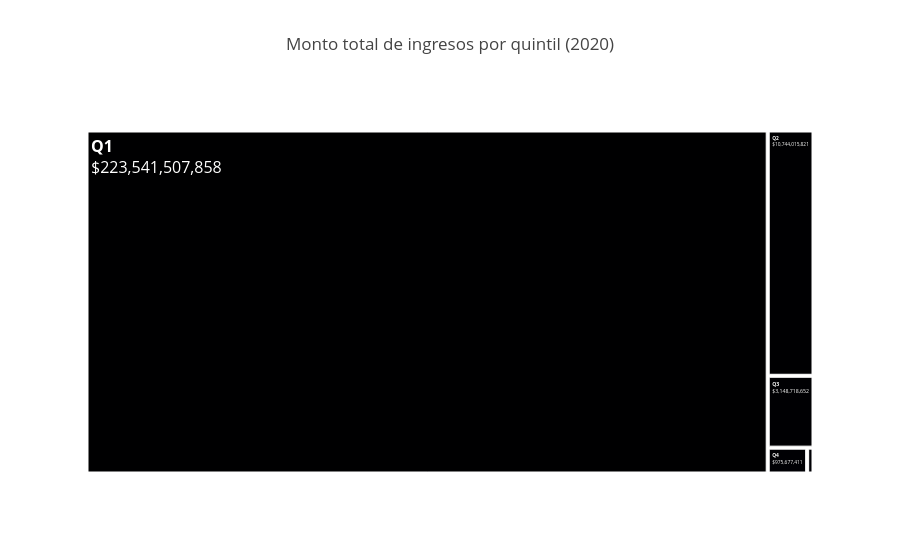

Write notebook code for a chart like this one.
### Code cell
fig1

### Figure 1 — Plotly figure (JSON) as saved in the notebook; plotly's stock layout.template omitted (floating-point values rounded to 4 significant figures)
{"data": [{"branchvalues": "total", "customdata": [["Q1"], ["Q2"], ["Q3"], ["Q4"], ["Q5"]], "domain": {"x": [0, 1], "y": [0, 1]}, "hovertemplate": "labels=%{label}<br>Monto total=%{value}<br>parent=%{parent}<br>id=%{id}<br>Quintil=%{customdata[0]}<extra></extra>", "ids": ["Q1", "Q2", "Q3", "Q4", "Q5"], "labels": ["Q1", "Q2", "Q3", "Q4", "Q5"], "marker": {"colors": ["#000001", "#000002", "#000003", "#000004", "#000005"]}, "name": "", "parents": ["", "", "", "", ""], "textfont": {"size": 16}, "texttemplate": "<b>%{label}</b><br>$%{value:,.0f}", "type": "treemap", "values": [223500000000.0, 10740000000.0, 3149000000.0, 975700000.0, 156600000.0]}], "layout": {"legend": {"tracegroupgap": 0}, "title": {"text": "Monto total de ingresos por quintil (2020)"}}}
